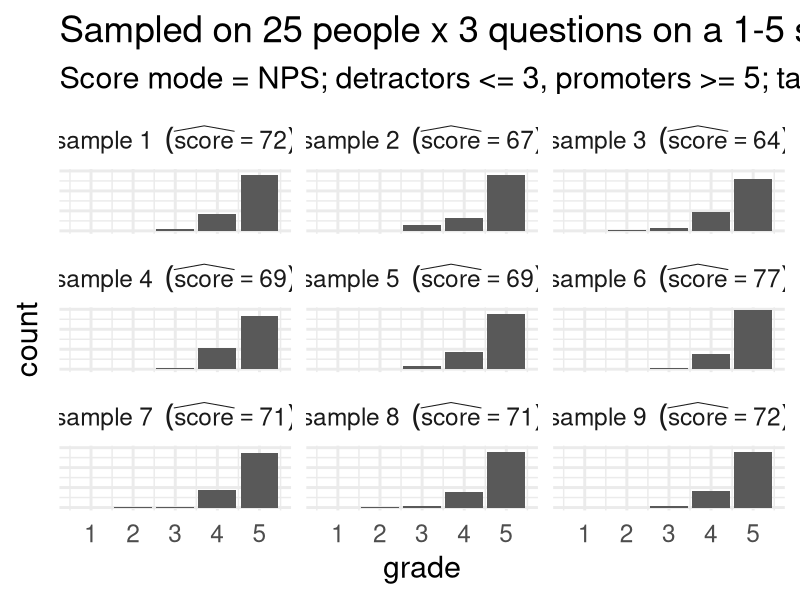
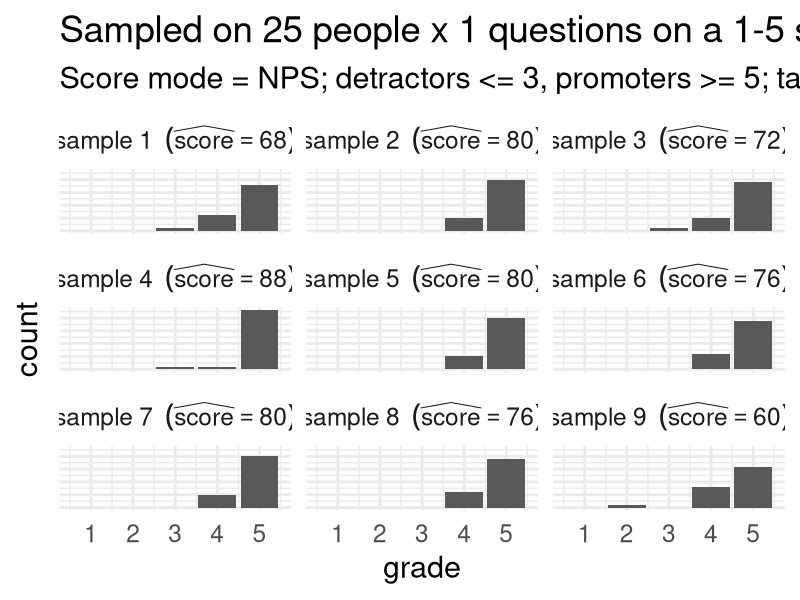
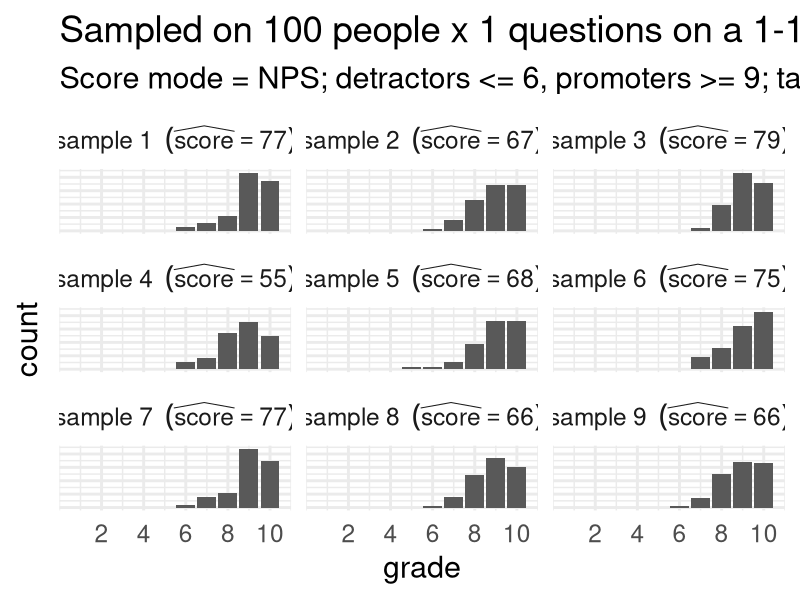
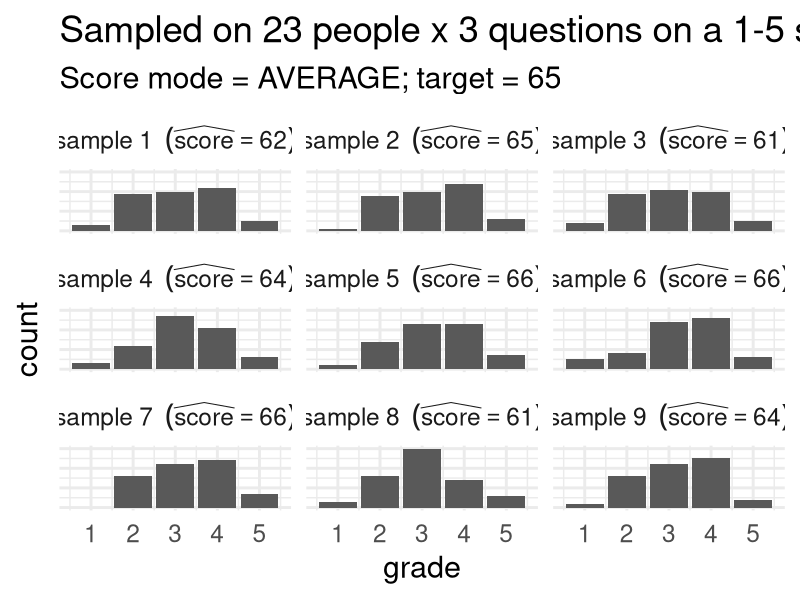
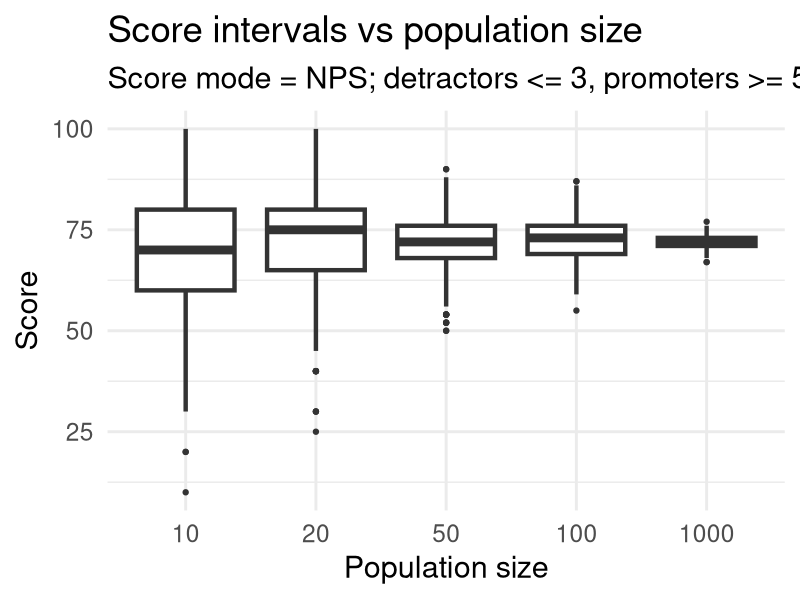
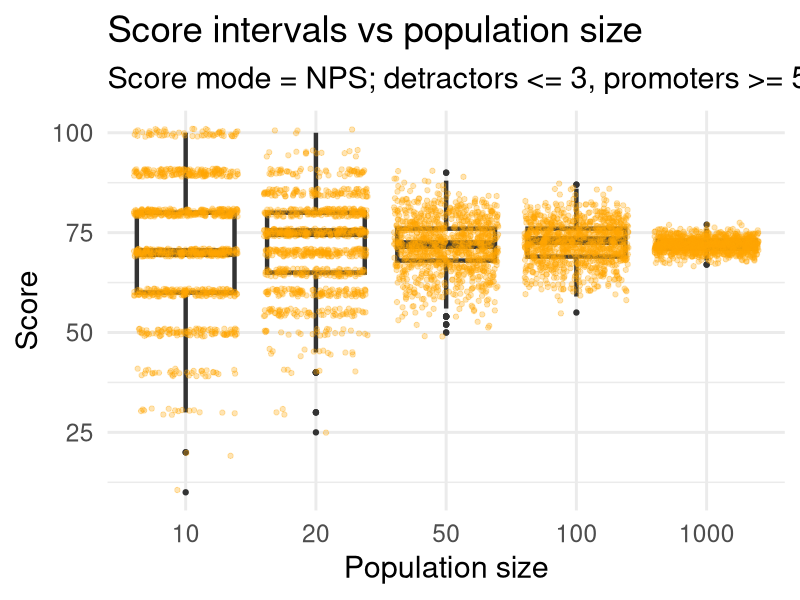
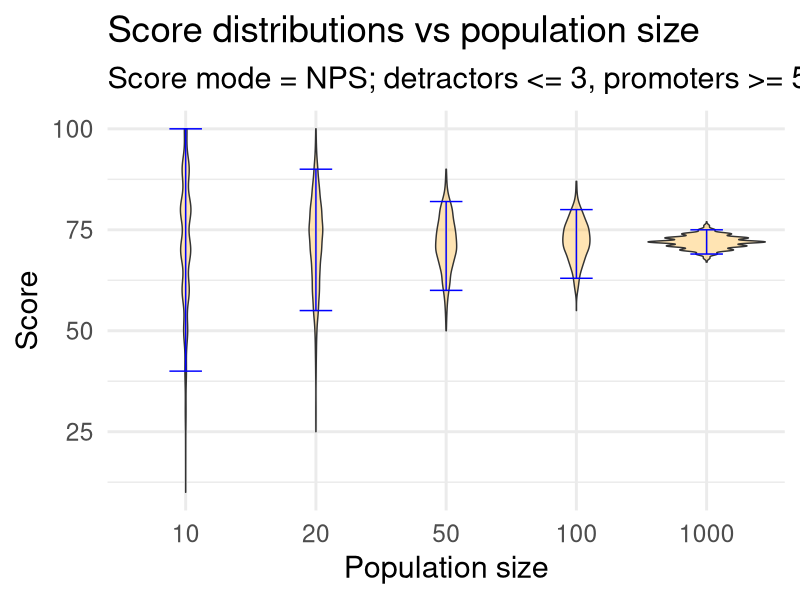

Source code (R) for these figures, in order:
## ---- chunk 1
knitr::opts_chunk$set(echo = FALSE, message = FALSE, warning = FALSE)

if (requireNamespace("rstudioapi", quietly = TRUE) && rstudioapi::isAvailable()) {
  # Interactive in RStudio: use the current editor document path
  rmd_path <- rstudioapi::getActiveDocumentContext()$path
} else {
  # When knitting/rendering: knitr knows the input
  rmd_path <- knitr::current_input(dir = TRUE)
}
if (!is.null(rmd_path) && nzchar(rmd_path)) {
  knitr::opts_knit$set(root.dir = dirname(normalizePath(rmd_path)))
  setwd(dirname(normalizePath(rmd_path)))
}

knitr::opts_chunk$set(
  fig.width = 12,   # increase width
  fig.height = 6,
  out.width = "100%"   # VERY IMPORTANT
)

library(ggplot2)
library(dplyr)
library(tidyr)
library(patchwork)

## ---- chunk 2

nb_samples = 9

draw_grades <- function(cfg) {
  # p_binomial = (mean - 1) / (max_grade - 1)
  if (is.null(cfg$p_binomial)) {
    cfg$p_binomial = score_target_to_binom_prob(cfg)
  }

  data.frame(
    user_id = sort(rep(seq(to = cfg$nb_people), times = cfg$nb_questions)),
    question_id = rep(rep(seq(to = cfg$nb_questions), times = cfg$nb_people)),
    grade = 1 + rbinom(n = cfg$nb_people * cfg$nb_questions, size = cfg$max_grade - 1, prob = cfg$p_binomial)
  )
}

compute_score <- function(xs, cfg) {
  if (cfg$mode == "NPS") {
    (sum(xs >= cfg$promoter_ge) - sum(xs <= cfg$detractor_le)) / length(xs) * 100
  }else if (cfg$mode == "AVERAGE") {
    sum(xs) / length(xs) / cfg$max_grade * 100
  }else {
    stop(paste("compute_score: mode", cfg$mode, "unknown"))
  }
}

score_target_to_binom_prob <- function(cfg) {
  if (cfg$mode == "AVERAGE") {
    return((cfg$score_target / 100 - 1 / cfg$max_grade) / (1 - 1 / cfg$max_grade))
  }

  p_max = 1
  p_min = 0
  eps = 0.01
  i = 0
  while (p_max > p_min + eps & i < 10) {
    p_mean = (p_max + p_min) / 2
    p_promoter = 1 - pbinom(cfg$promoter_ge - 2, cfg$max_grade - 1, p_mean)
    p_detractor = pbinom(cfg$detractor_le - 1, cfg$max_grade - 1, p_mean)
    if (cfg$mode == "NPS") {
      score_mean = 100 * (p_promoter - p_detractor)
    }else {
      stop(paste("score_target_to_binom_prob: mode", cfg$mode, "unknown"))
    }
    if (score_mean < cfg$score_target) {
      p_min = p_mean
    }else {
      p_max = p_mean
    }
    i = i + 1
  }
  p_mean
}

sample_votes = function(cfg, nb_samples) {
  df.votes <- NULL
  df.scores <- NULL
  for (sample in seq(1, nb_samples)) {
    .df.votes = draw_grades(cfg)
    .df.votes$sample = rep(sample, nrow(.df.votes))
    .df.scores = data.frame(
      sample = c(sample),
      score = c(round(compute_score(.df.votes$grade, cfg)))
    )
    if (is.null(df.votes)) {
      df.votes = .df.votes
      df.scores = .df.scores
    }else {
      df.votes = rbind(df.votes, .df.votes)
      df.scores = rbind(df.scores, .df.scores)
    }
  }
  return(list(
    votes = df.votes,
    scores = df.scores
  ))
}

## ---- chunk 3

nps_5_3_config = list2env(list(
  max_grade = 5,
  nb_questions = 3,
  detractor_le = 3,
  promoter_ge = 5,
  nb_people = 25,
  score_target = 70,
  mode = "NPS"
))

plot_vote_samples <- function(config) {
  res.nps = sample_votes(config, nb_samples)
  sample_labels <- setNames(
    paste0('sample~', res.nps$scores$sample, '~~(widehat(score) == ', res.nps$scores$score, ')'),
    res.nps$scores$sample
  )

  if (config$max_grade == 5) {
    x.breaks = seq(1, 5)
  }else if (config$max_grade == 10) {
    x.breaks = seq(2, 10, by = 2)
  }else {
    x.breaks = seq(1, config$max_grade, by = round(config$max_grade / 5))
  }

  ggplot(
    data = res.nps$votes,
    mapping = aes(
      x = grade
    )
  ) +
    geom_bar() +
    facet_wrap(
      ~sample,
      labeller = labeller(sample = sample_labels, .default = label_parsed)
    ) +
    scale_x_continuous(breaks = x.breaks) +
    coord_cartesian(xlim = c(0.5, config$max_grade + 0.5)) +
    theme_minimal(base_size = 22) +
    theme(axis.text.y = element_blank()) +
    labs(
      title = paste('Sampled on ', config$nb_people, ' people x ', config$nb_questions, ' questions on a 1-', config$max_grade, ' scale', sep = ''),
      subtitle = if (is.null(config$detractor_le)) {
        paste('Score mode = ', config$mode, '; target = ', config$score_target, sep = '')
      }else {
        paste('Score mode = ', config$mode, '; detractors <= ', config$detractor_le, ', promoters >= ', config$promoter_ge, '; target = ', config$score_target, sep = '')
      },
      y = 'count'
    )
}

plot_vote_samples(nps_5_3_config)
## ---- chunk 4

nps_5_1_config = list2env(list(
  max_grade = 5,
  nb_questions = 1,
  detractor_le = 3,
  promoter_ge = 5,
  nb_people = 25,
  score_target = 70,
  mode = "NPS"
))


plot_vote_samples(nps_5_1_config)
## ---- chunk 5

nps_10_config = list2env(list(
  nb_questions = 1,
  max_grade = 10,
  detractor_le = 6,
  promoter_ge = 9,
  nb_people = 100,
  score_target = 70,
  mode = "NPS"
))

plot_vote_samples(nps_10_config)

## ---- chunk 6

avg_5_config = list2env(list(
  nb_questions = 3,
  max_grade = 5,
  nb_people = 23,
  score_target = 65,
  mode = "AVERAGE"
))

plot_vote_samples(avg_5_config)

## ---- chunk 7
nb_samples = 1000
population_size = c(10, 20, 50, 100, 1000)
df.scores = NULL
for (nb_people in population_size) {
  cfg <- nps_5_1_config
  cfg$nb_people = nb_people

  .df = sample_votes(cfg, nb_samples)$score
  .df$pop_size = nb_people
  if (is.null(df.scores)) {
    df.scores = .df
  }else {
    df.scores = rbind(df.scores, .df)
  }
  quantile(df.scores$score, c(0.1, 0.5, 0.9))
}

## ---- chunk 8
p_bootstrap = ggplot(
  data = df.scores,
  mapping = aes(
    x = factor(pop_size),
    y = score
  )
) +
  geom_boxplot(
    lwd = 1.5
  ) +
  theme_minimal(base_size = 22) +
  labs(
    x = "Population size",
    y = "Score",
    title = "Score intervals vs population size",
    subtitle = paste('Score mode = ', nps_5_1_config$mode, '; detractors <= ', nps_5_1_config$detractor_le, ', promoters >= ', nps_5_1_config$promoter_ge, '; target = ', nps_5_1_config$score_target, sep = '')
  )
p_bootstrap
## ---- chunk 9
p_bootstrap + geom_jitter(
  height = 1,
  colour = 'orange',
  alpha = .3
)
## ---- chunk 10
quantiles <- df.scores %>%
  group_by(pop_size) %>%
  summarise(
    q05 = quantile(score, 0.05, na.rm = TRUE),
    q95 = quantile(score, 0.95, na.rm = TRUE),
    .groups = "drop"
  )

ggplot(
  data = df.scores,
  mapping = aes(
    x = factor(pop_size),
    y = score
  )
) +
  geom_violin(
    fill = 'orange',
    alpha = 0.3
  ) +
  geom_errorbar(
    data = quantiles,
    aes(
      x = factor(pop_size),
      ymin = q05,
      ymax = q95
    ),
    width = 0.25,
    color = "blue",
    inherit.aes = FALSE
  ) +
  theme_minimal(base_size = 22) +
  labs(
    x = "Population size",
    y = "Score",
    title = "Score distributions vs population size",
    subtitle = paste('Score mode = ', nps_5_1_config$mode, '; detractors <= ', nps_5_1_config$detractor_le, ', promoters >= ', nps_5_1_config$promoter_ge, '; target = ', nps_5_1_config$score_target, sep = '')
  )
